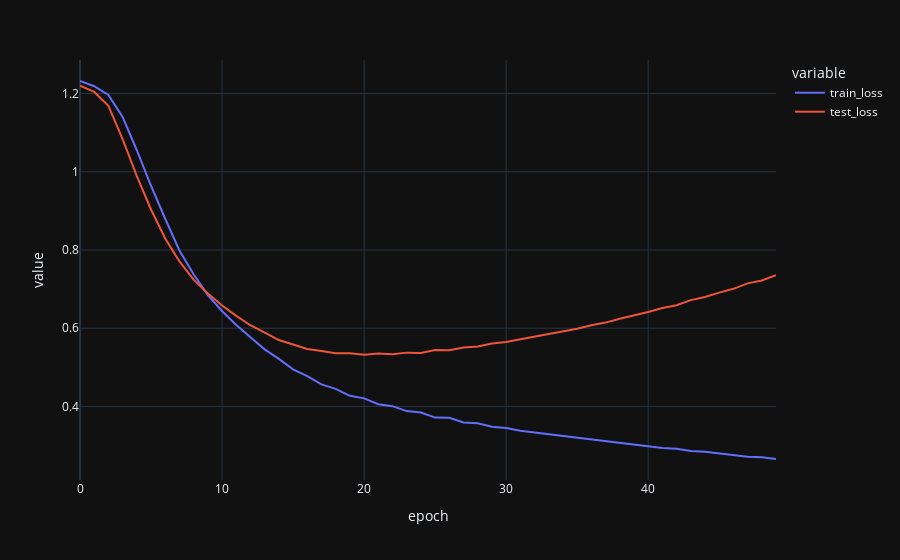

Source (notebook cell):
### Code cell
px.line(record_data[0],x='epoch',y=['train_loss','test_loss'])

### Figure 1 — Plotly figure (JSON) as saved in the notebook; plotly's stock layout.template omitted (floating-point values rounded to 4 significant figures)
{"data": [{"hovertemplate": "variable=train_loss<br>epoch=%{x}<br>value=%{y}<extra></extra>", "legendgroup": "train_loss", "line": {"color": "#636efa", "dash": "solid"}, "marker": {"symbol": "circle"}, "mode": "lines", "name": "train_loss", "orientation": "v", "showlegend": true, "x": [0, 1, 2, 3, 4, 5, 6, 7, 8, 9, 10, 11, 12, 13, 14, 15, 16, 17, 18, 19, 20, 21, 22, 23, 24, 25, 26, 27, 28, 29, 30, 31, 32, 33, 34, 35, 36, 37, 38, 39, 40, 41, 42, 43, 44, 45, 46, 47, 48, 49], "xaxis": "x", "y": [1.232, 1.219, 1.196, 1.14, 1.055, 0.9642, 0.8799, 0.7989, 0.7378, 0.6845, 0.6442, 0.6083, 0.5767, 0.5459, 0.5217, 0.4949, 0.4773, 0.4565, 0.4448, 0.4272, 0.4206, 0.4058, 0.4008, 0.3882, 0.3843, 0.3715, 0.3709, 0.3591, 0.3568, 0.3482, 0.3449, 0.3379, 0.3336, 0.3292, 0.3238, 0.3199, 0.3144, 0.311, 0.3061, 0.3024, 0.2984, 0.2939, 0.2917, 0.2858, 0.2838, 0.2795, 0.2767, 0.2716, 0.2703, 0.2656], "yaxis": "y", "type": "scatter"}, {"hovertemplate": "variable=test_loss<br>epoch=%{x}<br>value=%{y}<extra></extra>", "legendgroup": "test_loss", "line": {"color": "#EF553B", "dash": "solid"}, "marker": {"symbol": "circle"}, "mode": "lines", "name": "test_loss", "orientation": "v", "showlegend": true, "x": [0, 1, 2, 3, 4, 5, 6, 7, 8, 9, 10, 11, 12, 13, 14, 15, 16, 17, 18, 19, 20, 21, 22, 23, 24, 25, 26, 27, 28, 29, 30, 31, 32, 33, 34, 35, 36, 37, 38, 39, 40, 41, 42, 43, 44, 45, 46, 47, 48, 49], "xaxis": "x", "y": [1.22, 1.204, 1.169, 1.083, 0.9887, 0.9036, 0.8295, 0.7709, 0.724, 0.6887, 0.6581, 0.6316, 0.6077, 0.5882, 0.5698, 0.5584, 0.547, 0.542, 0.5357, 0.5359, 0.5322, 0.5351, 0.5333, 0.5376, 0.5369, 0.5445, 0.5437, 0.5509, 0.5532, 0.5607, 0.5647, 0.5719, 0.5783, 0.5845, 0.5917, 0.5986, 0.6078, 0.6143, 0.6241, 0.6323, 0.6417, 0.6516, 0.6589, 0.6719, 0.6799, 0.6911, 0.7007, 0.7146, 0.7222, 0.7358], "yaxis": "y", "type": "scatter"}], "layout": {"xaxis": {"anchor": "y", "domain": [0.0, 1.0], "title": {"text": "epoch"}}, "yaxis": {"anchor": "x", "domain": [0.0, 1.0], "title": {"text": "value"}}, "legend": {"title": {"text": "variable"}, "tracegroupgap": 0}, "margin": {"t": 60}}}
